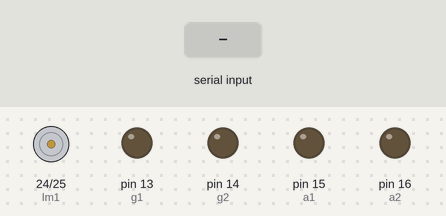
Simulated run of this sketch. Board: Arduino Mega 2560, built with avr-gcc and run on an emulated ATmega2560. Shown: motor-driver pin pairs drawn as motors (green arrow = first pin HIGH = forward, orange = second pin HIGH = backward, longer = more drive), output pins drawn as LEDs (lit = HIGH). The inputs (shaded band) are chosen by the test bench. Pins used as bus, display or sensor lines are not drawn.

Above: at 1.2 s.
1.3 s: "f" received over Serial
At 2.5 s:
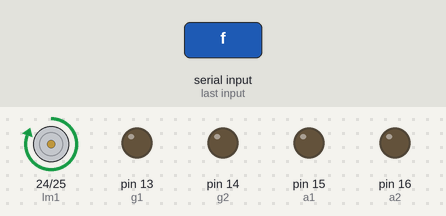
2.8 s: "b" received over Serial
At 3.8 s:
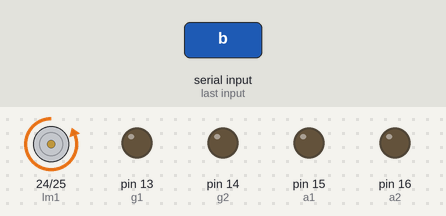
4.3 s: "c" received over Serial
At 4.9 s:
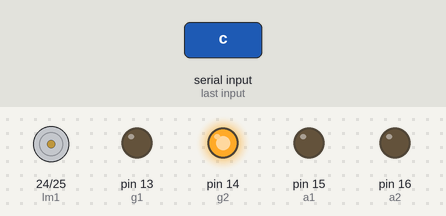
5.8 s: "o" received over Serial
At 7.0 s:
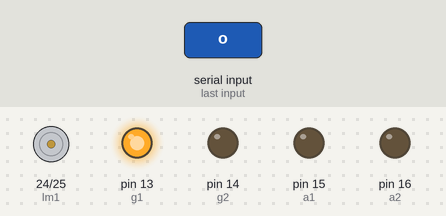
7.3 s: "u" received over Serial
At 8.4 s:
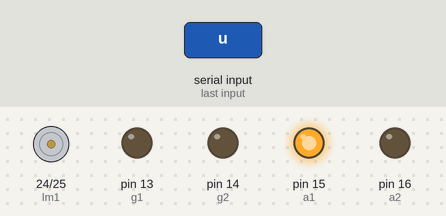
8.8 s: "d" received over Serial
At 9.5 s:
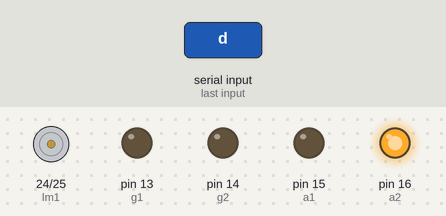
Timing chart, 0 to 11.3 s (numbered marks = the images above; inputs shaded):
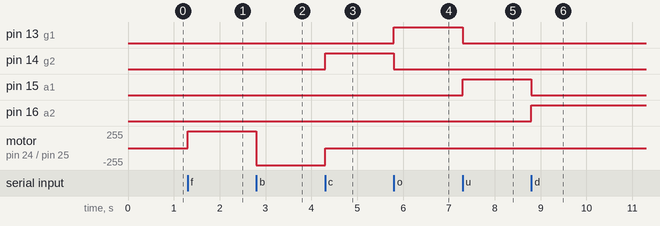

Measured:
- after the input at 1.3 s, motor on pin 24 (lm1) / pin 25 (lm2): stopped → forward 255/255 at once
- after the input at 2.8 s, motor on pin 24 (lm1) / pin 25 (lm2): forward 255/255 → backward 255/255 at once
- after the input at 4.3 s, pin 14 (g2): LOW → HIGH at once; motor on pin 24 (lm1) / pin 25 (lm2): backward 255/255 → stopped at once
- after the input at 5.8 s, pin 13 (g1): LOW → HIGH at once; pin 14 (g2): HIGH → LOW at once
- after the input at 7.3 s, pin 13 (g1): HIGH → LOW at once; pin 15 (a1): LOW → HIGH at once
- after the input at 8.8 s, pin 15 (a1): HIGH → LOW at once; pin 16 (a2): LOW → HIGH at once

The sketch:

robotcodewithdpdt.ino
```cpp
//robot code

int lm1 = 24;
int lm2 = 25;
int rm1 = 0;
int rm2 = 1;
int g1 = 13;
int g2 = 14;
int a1 = 15;
int a2 = 16;

void Forward(){
  digitalWrite(lm1, 1);
  digitalWrite(lm2, 0);
  digitalWrite(rm1, 1);
  digitalWrite(rm2, 0);
}

void Backward(){
  digitalWrite(lm1, 0);
  digitalWrite(lm2, 1);
  digitalWrite(rm1, 0);
  digitalWrite(rm2, 1);
}

void Stop(){
  digitalWrite(lm1, 0);
  digitalWrite(lm2, 0);
  digitalWrite(rm1, 0);
  digitalWrite(rm2, 0);
}

void Right(){
  digitalWrite(lm1, 1);
  digitalWrite(lm2, 0);
  digitalWrite(rm1, 0);
  digitalWrite(rm2, 1);
}

void Left(){
  digitalWrite(lm1, 0);
  digitalWrite(lm2, 1);
  digitalWrite(rm1, 1);
  digitalWrite(rm2, 0);
}


void gOpen(){
  digitalWrite(g1, 1);
  digitalWrite(g2, 0);
  digitalWrite(a1, 0);
  digitalWrite(a2, 0);
}
void gClose(){
  digitalWrite(g1, 0);
  digitalWrite(g2, 1);
  digitalWrite(a1, 0);
  digitalWrite(a2, 0);

}
void aUp(){
  digitalWrite(g1, 0);
  digitalWrite(g2, 0);
  digitalWrite(a1, 1);
  digitalWrite(a2, 0);

}
void aDown(){
  digitalWrite(g1, 0);
  digitalWrite(g2, 0);
  digitalWrite(a1, 0);
  digitalWrite(a2, 1);

}
void Pause(){
  digitalWrite(g1, 0);
  digitalWrite(g2, 0);
  digitalWrite(a1, 0);
  digitalWrite(a2, 0);
}
void setup(){
  Serial.begin(9600);

  pinMode(lm1, OUTPUT);
  pinMode(lm2, OUTPUT);
  pinMode(rm1, OUTPUT);
  pinMode(rm2, OUTPUT);
  pinMode(g1, OUTPUT);
  pinMode(g2, OUTPUT);
  pinMode(a1, OUTPUT);
  pinMode(a2, OUTPUT);

}

void loop(){
  while(!Serial.available());

  char c = Serial.read();

  Serial.println();

  if(c == 'f'){
    Pause();
    Forward();
  }

  if(c == 'b'){
    Pause();
    Backward();
  }

  if(c == 's'){
    Stop();
  }

  if(c == 'l'){
    Pause();
    Left();
  }

  if(c == 'r'){
    Pause();
    Right();
  }


  if(c == 'c'){
    Stop();
    gClose();
  }

  if(c == 'o'){
    Stop();
    gOpen();
  }

  if(c == 'u'){
    Stop();
    aUp();
  }

  if(c == 'd'){
    Stop();
    aDown();
  }

  if(c == 'p'){
    Pause();
  }

}
```
